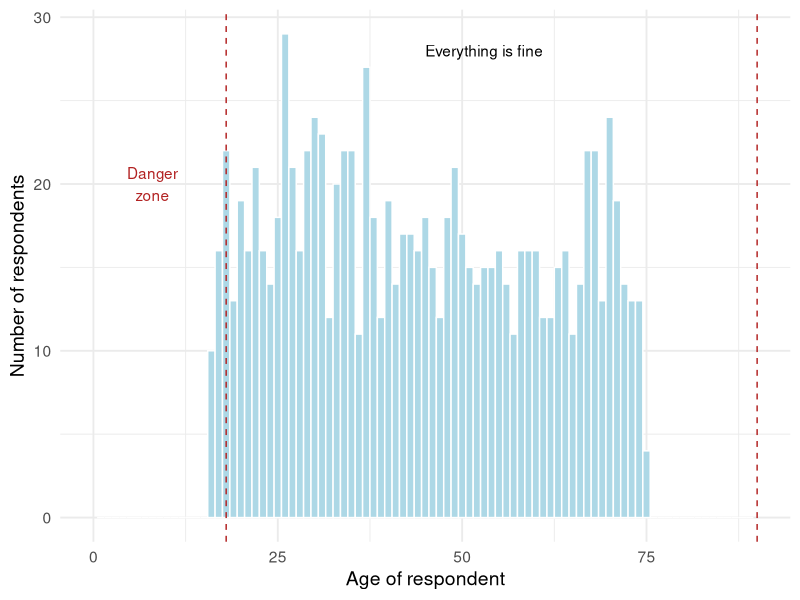
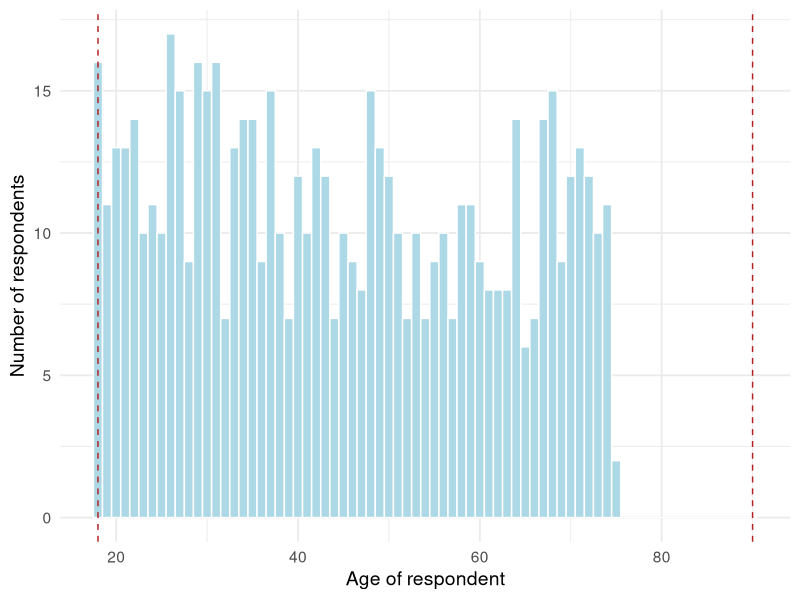

Write the R code that produced these figures, in order.
## ---- chunk 1
#| code-fold: true
#| code-summary: "Packages used in this post"
#| warning: false
#| message: false

library(tidyverse)
library(kableExtra)

theme_set(theme_minimal(base_size = 14))

## ---- chunk 2
#| warning: false
#| message: false
#| label: sim-dat

set.seed(2208)

n_people <- 1000

sim_dat <- 
  tibble(
    age = runif(n_people, 16, 75) |> round(),
    sex = sample(c("male", "female", NA), 
                 n_people, 
                 replace = T,
                 prob = c(.4, .4, .2)),
    preference = sample(c("ice cream", "pancakes", "broccoli"), 
                     n_people, 
                     replace = T,
                     prob = c(.49, .49, .2))
  )

## ---- chunk 3
#| fig-cap: "A quick histogram is great for identifying if observations fall outside meaningful bondaries."

sim_dat |> 
  ggplot(aes(age)) + 
  geom_histogram(binwidth = 1, 
                 color = "white", 
                 fill = "lightblue") +
  geom_vline(xintercept = 18, color = "firebrick", lty = "dashed") + 
  annotate(geom = "text", 
           label = str_wrap("Danger zone", 6), 
           x = 8, 
           y = 20, 
           color = "firebrick") + 
  annotate(geom = "text", 
           label = "Everything is fine", 
           x = 53, 
           y = 28) + 
  geom_vline(xintercept = 90, color = "firebrick", lty = "dashed") + 
  xlim(0, 90) + 
   labs(
    x = "Age of respondent",
    y = "Number of respondents")

## ---- chunk 4

str_c(mean(sim_dat$age >= 18 & sim_dat$age< 90) * 100, 
      " percent of observations passes the test")

## ---- chunk 5

sim_dat |> 
  count(sex)

sim_dat |> 
  count(preference)

## ---- chunk 6

str_c(mean(is.na(sim_dat$sex)) * 100, " percent of respondents have missing values on the sex variable")

## ---- chunk 7
mean(is.na(sim_dat$sex)) == 0
## ---- chunk 8

sim_dat |> 
  glimpse()

## ---- chunk 9

sim_dat_cleaned <- 
  sim_dat |> 
  filter(age >= 18) |> # drop respondents under 18 
  drop_na(sex) |>  # drop respondents with NAs on the sex variable - requires some consideration
  filter(preference %in% c("ice cream", "pancakes")) |> 
  mutate(sex = as.factor(sex),
         preference = as.factor(preference))

## ---- chunk 10
sim_dat_cleaned |> 
  ggplot(aes(age)) + 
  geom_histogram(binwidth = 1, 
                 color = "white", 
                 fill = "lightblue") +
  geom_vline(xintercept = 18, color = "firebrick", lty = "dashed") + 
  geom_vline(xintercept = 90, color = "firebrick", lty = "dashed") + 
   labs(
    x = "Age of respondent",
    y = "Number of respondents")
